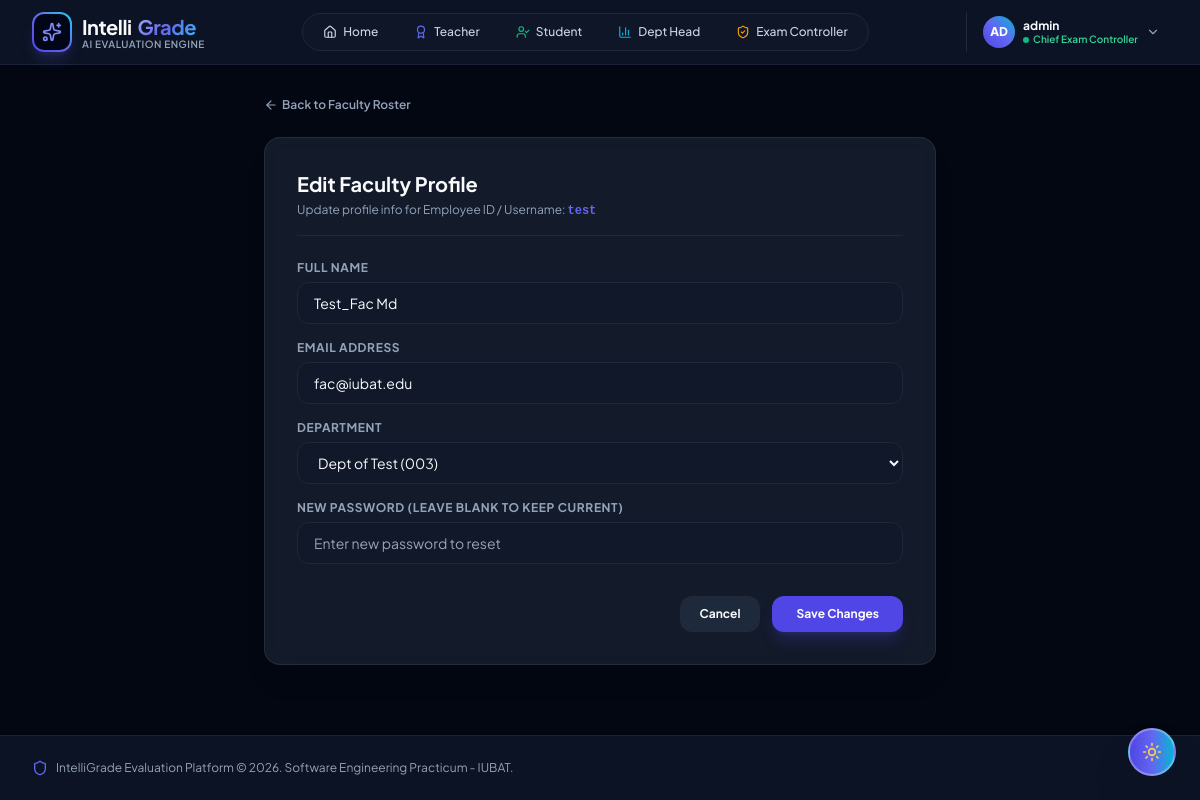
Page /controller/edit-faculty/3/ (signed in) on the earlier database version.
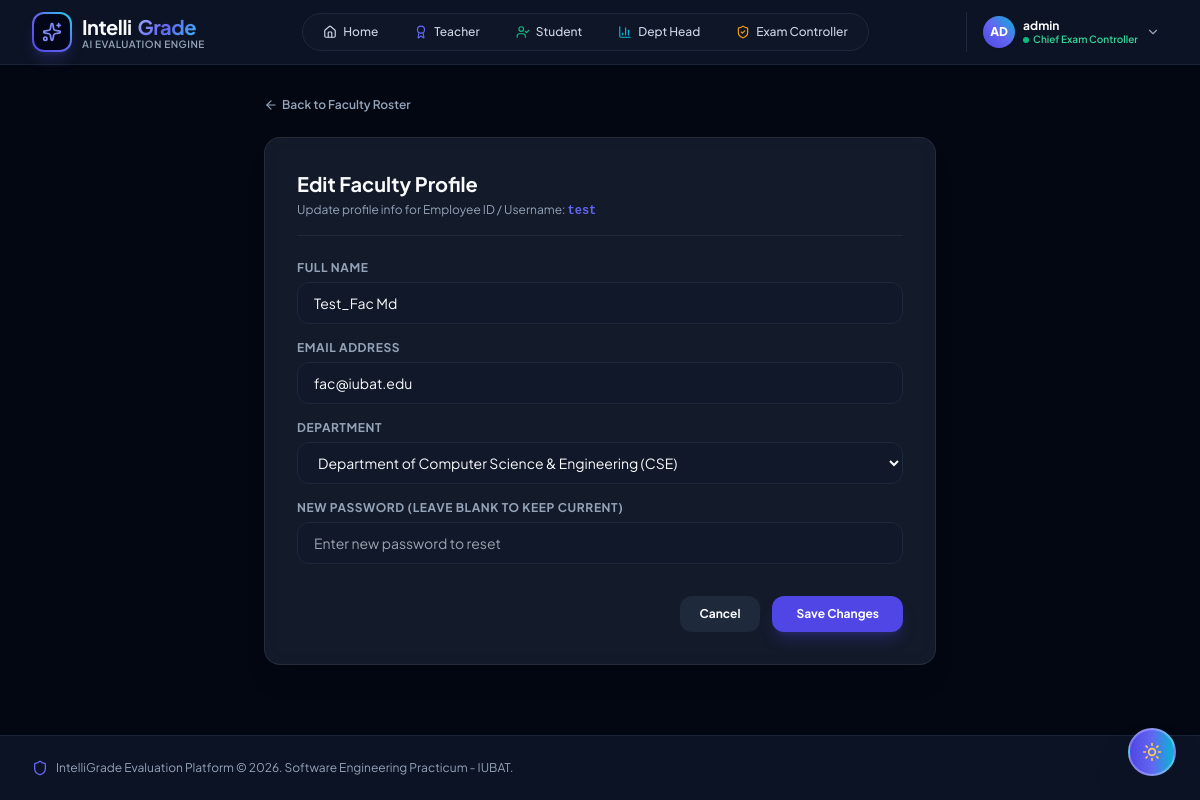
Same page on the later database version.
### core/models.py (models this page shows, shortened)
class Profile(models.Model):
    class Role(models.TextChoices):
        ADMIN = 'ADMIN', 'Administrator'
        TEACHER = 'TEACHER', 'Teacher / Examiner'
        STUDENT = 'STUDENT', 'Student'
        DEPARTMENT_HEAD = 'DEPT_HEAD', 'Department Head'
    user = models.OneToOneField(User, on_delete=models.CASCADE, related_name='profile')
    role = models.CharField(max_length=20, choices=Role.choices, default=Role.TEACHER)
    department = models.ForeignKey('Department', on_delete=models.SET_NULL, null=True, blank=True)
    phone_number = models.CharField(max_length=20, blank=True)
    is_approved = models.BooleanField(default=True)

class Department(models.Model):
    name = models.CharField(max_length=150, unique=True)
    code = models.CharField(max_length=30, unique=True)
    school = models.ForeignKey(School, on_delete=models.SET_NULL, null=True, blank=True, related_name='departments')
    college = models.ForeignKey(College, on_delete=models.SET_NULL, null=True, blank=True, related_name='departments')
    is_active = models.BooleanField(default=True)
    created_at = models.DateTimeField(auto_now_add=True)

### core/views.py (the view, shortened to what this page needs)
# urls.py: path('controller/edit-faculty/<int:user_id>/', views.edit_faculty, name='edit_faculty'),
def edit_faculty(request, user_id):
    if not request.user.is_authenticated or not (request.user.is_superuser or (hasattr(request.user, 'profile') and request.user.profile.role == Profile.Role.ADMIN)):
        messages.error(request, "Access Denied.")
        return redirect('landing_page')
    target_user = get_object_or_404(User, id=user_id)
    profile = get_object_or_404(Profile, user=target_user, role=Profile.Role.TEACHER)
    departments = Department.objects.filter(is_active=True)
    return render(request, 'core/edit_faculty.html', {
        'target_user': target_user,
        'profile': profile,
        'departments': departments,
    })

### core/templates/core/edit_faculty.html (shortened to what this page needs)
{% extends 'base.html' %}
{% block content %}
<div class="max-w-2xl mx-auto space-y-6">
    <div class="flex items-center gap-2">
        <a href="{% url 'faculty_list' %}" class="text-xs font-semibold theme-text-muted hover:theme-text-primary transition-colors flex items-center gap-1">
            <i data-lucide="arrow-left" class="w-3.5 h-3.5"></i> Back to Faculty Roster
        </a>
    </div>
    <div class="glass-card p-8 rounded-2xl space-y-6 shadow-xl">
        <div class="border-b border-slate-200 dark:border-slate-800 pb-4">
            <h1 class="text-xl font-bold theme-text-primary">Edit Faculty Profile</h1>
            <p class="theme-text-muted text-xs mt-1">Update profile info for Employee ID / Username: <span class="font-mono text-brand-500 font-bold">{{ target_user.username }}</span></p>
        </div>
        <form method="POST" class="space-y-4">
            <div>
                <label class="block text-xs font-bold uppercase tracking-wider theme-text-muted mb-1.5">Full Name</label>
                <input type="text" name="full_name" value="{{ target_user.get_full_name|default:target_user.username }}" required class="w-full px-4 py-2.5 rounded-xl bg-slate-100/50 dark:bg-slate-900/50 border border-slate-200 dark:border-slate-800 text-sm theme-text-primary focus:outline-none focus:border-brand-500">
            </div>
            <div>
                <label class="block text-xs font-bold uppercase tracking-wider theme-text-muted mb-1.5">Email Address</label>
                <input type="email" name="email" value="{{ target_user.email }}" required class="w-full px-4 py-2.5 rounded-xl bg-slate-100/50 dark:bg-slate-900/50 border border-slate-200 dark:border-slate-800 text-sm theme-text-primary focus:outline-none focus:border-brand-500">
            </div>
            <div>
                <label class="block text-xs font-bold uppercase tracking-wider theme-text-muted mb-1.5">Department</label>
                <select name="department" required class="w-full px-4 py-2.5 rounded-xl bg-slate-100/50 dark:bg-slate-900/50 border border-slate-200 dark:border-slate-800 text-sm theme-text-primary focus:outline-none focus:border-brand-500">
                    {% for dept in departments %}
                    <option value="{{ dept.code }}" {% if profile.department and profile.department.code == dept.code %}selected{% endif %}>{{ dept.name }} ({{ dept.code }})</option>
                    {% endfor %}
                </select>
            </div>
            <div>
                <label class="block text-xs font-bold uppercase tracking-wider theme-text-muted mb-1.5">New Password (Leave blank to keep current)</label>
                <input type="password" name="password" placeholder="Enter new password to reset" class="w-full px-4 py-2.5 rounded-xl bg-slate-100/50 dark:bg-slate-900/50 border border-slate-200 dark:border-slate-800 text-sm theme-text-primary focus:outline-none focus:border-brand-500">
            </div>
            <div class="pt-4 flex items-center justify-end gap-3">
                <a href="{% url 'faculty_list' %}" class="px-5 py-2.5 bg-slate-200 dark:bg-slate-800 hover:bg-slate-300 dark:hover:bg-slate-700 theme-text-primary text-xs font-bold rounded-xl transition-all">Cancel</a>
                <button type="submit" class="px-6 py-2.5 bg-brand-600 hover:bg-brand-500 text-white text-xs font-bold rounded-xl shadow-lg shadow-brand-600/25 transition-all">Save Changes</button>
            </div>
        </form>
    </div>
</div>
{% endblock %}

Differences in the rows shown:
no longer on this page (row edited): Profile: department "Dept of Test (003)"
Other differences:
form field department: (not shown) → "Department of Computer Science & Engineering (CSE)"
